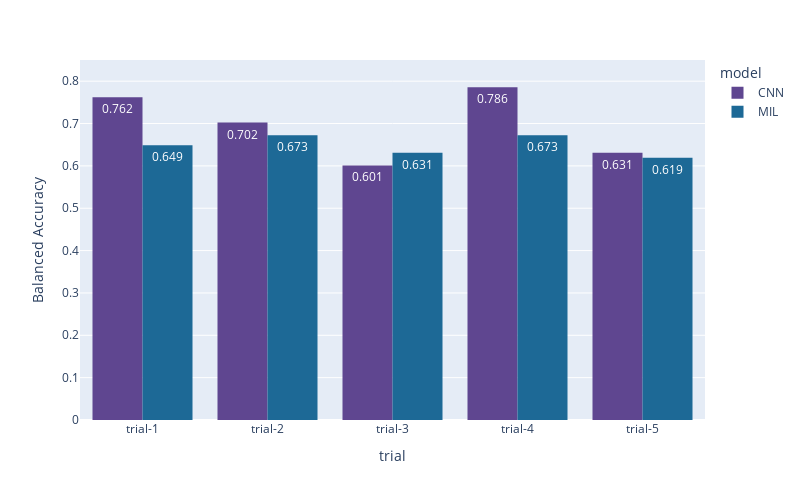

The cell this chart's notebook holds for it:
### Code cell
fig = px.histogram(
    results, x="trial", 
    y="balanced_accuracy", 
    color="model", 
    barmode="group", 
    height=500,
    width=800,
    color_discrete_sequence=px.colors.qualitative.Prism,
    text_auto=".3f"
    )

fig.update_yaxes(range=[0, 0.85], title_text="Balanced Accuracy")

fig.show()

### Figure 1 — Plotly figure (JSON) as saved in the notebook; plotly's stock layout.template omitted (floating-point values rounded to 4 significant figures)
{"data": [{"alignmentgroup": "True", "bingroup": "x", "histfunc": "sum", "hovertemplate": "model=CNN<br>trial=%{x}<br>sum of balanced_accuracy=%{y}<extra></extra>", "legendgroup": "CNN", "marker": {"color": "rgb(95, 70, 144)", "pattern": {"shape": ""}}, "name": "CNN", "offsetgroup": "CNN", "orientation": "v", "showlegend": true, "texttemplate": "%{value:.3f}", "type": "histogram", "x": ["trial-1", "trial-2", "trial-3", "trial-4", "trial-5"], "xaxis": "x", "y": [0.7619, 0.7024, 0.6012, 0.7857, 0.631], "yaxis": "y"}, {"alignmentgroup": "True", "bingroup": "x", "histfunc": "sum", "hovertemplate": "model=MIL<br>trial=%{x}<br>sum of balanced_accuracy=%{y}<extra></extra>", "legendgroup": "MIL", "marker": {"color": "rgb(29, 105, 150)", "pattern": {"shape": ""}}, "name": "MIL", "offsetgroup": "MIL", "orientation": "v", "showlegend": true, "texttemplate": "%{value:.3f}", "type": "histogram", "x": ["trial-1", "trial-2", "trial-3", "trial-4", "trial-5"], "xaxis": "x", "y": [0.6488, 0.6726, 0.631, 0.6726, 0.619], "yaxis": "y"}], "layout": {"barmode": "group", "height": 500, "legend": {"title": {"text": "model"}, "tracegroupgap": 0}, "margin": {"t": 60}, "width": 800, "xaxis": {"anchor": "y", "domain": [0, 1], "title": {"text": "trial"}}, "yaxis": {"anchor": "x", "domain": [0, 1], "range": [0, 0.85], "title": {"text": "Balanced Accuracy"}}}}
